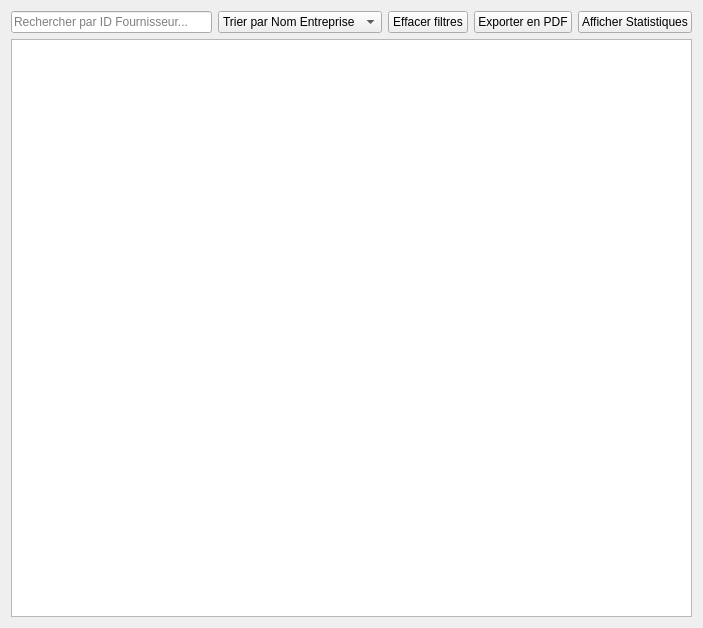
     <widget class="QWidget" name="rightPane_2">
      <property name="geometry">
       <rect>
        <x>525</x>
        <y>70</y>
        <width>703</width>
        <height>628</height>
       </rect>
      </property>
      <layout class="QVBoxLayout" name="verticalLayout_right_2">
       <item>
        <layout class="QHBoxLayout" name="layoutFilters_2">
         <item>
          <widget class="QLineEdit" name="leSearch_2">
           <property name="placeholderText">
            <string>Rechercher par ID Fournisseur...</string>
           </property>
          </widget>
         </item>
         <item>
          <widget class="QComboBox" name="cbTri_2">
           <item>
            <property name="text">
             <string>Trier par Nom Entreprise</string>
            </property>
           </item>
          </widget>
         </item>
         <item>
          <widget class="QPushButton" name="btnClearFilter_2">
           <property name="text">
            <string>Effacer filtres</string>
           </property>
          </widget>
         </item>
         <item>
          <widget class="QPushButton" name="btnExportPDF_2">
           <property name="text">
            <string>Exporter en PDF</string>
           </property>
          </widget>
         </item>
         <item>
          <widget class="QPushButton" name="btnStatistiques_2">
           <property name="text">
            <string>Afficher Statistiques</string>
           </property>
          </widget>
         </item>
        </layout>
       </item>
       <item>
        <widget class="QTableWidget" name="tableFournisseurs_2"/>
       </item>
      </layout>
     </widget>
